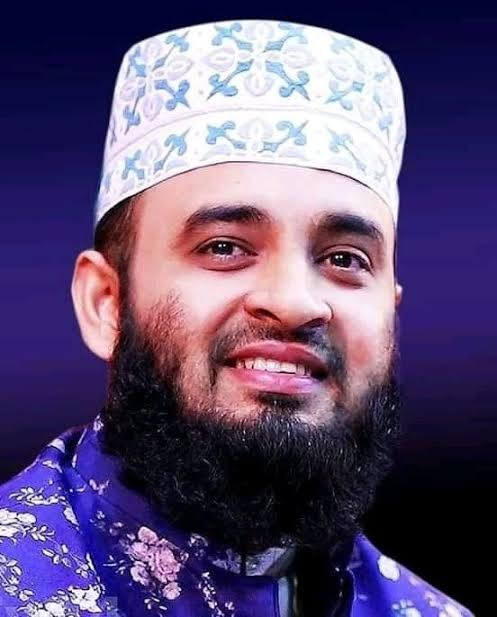
#> input picture test_images/mizanur_rahman.jpg, 497 x 617 px, found by its file name
$ jupyter execute --allow-errors person_classifier_model.ipynb   (shell and % lines are left out)
#> lines starting #> are read from the running program, lines starting #| are printed output that depends on the picture
# Celebrity Image Classification

[cell 1]
import numpy as np
import cv2
import matplotlib
from matplotlib import pyplot as plt

#### (1) Preprocessing: Detect face and eyes

##### When we look at any image, most of the time we identify a person using a face. An image might contain multiple faces, also the face can be obstructed and not clear. The first step in our pre-processing pipeline is to detect faces from an image. Once face is detected, we will detect eyes, if two eyes are detected then only we keep that image otherwise discard it.

Now how do you detect face and eyes?

[cell 2]
img = cv2.imread('./test_images/mizanur_rahman.jpg')
#> img is the input picture: shape (617, 497, 3); mean B, G, R 115.1, 78.4, 94.9
img.shape
#> Out = (617, 497, 3)

[cell 3]
plt.imshow(img)

[cell 4]
gray = cv2.cvtColor(img, cv2.COLOR_BGR2GRAY)
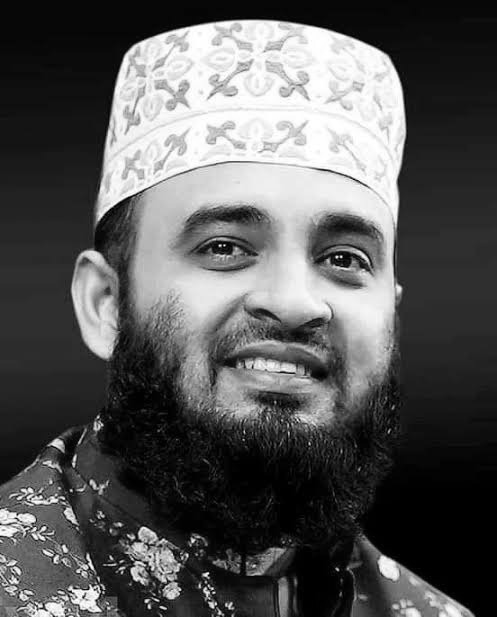
#> gray: shape (617, 497); min 0, max 255, mean 87.5
gray.shape
#> Out = (617, 497)

[cell 5]
gray

[cell 6]
plt.imshow(gray, cmap='gray')

###### open cv documentation google it

[cell 7]
import cv2

# Load face and eye cascades using OpenCV's built-in paths
face_cascade = cv2.CascadeClassifier(cv2.data.haarcascades + 'haarcascade_frontalface_default.xml')
eye_cascade = cv2.CascadeClassifier(cv2.data.haarcascades + 'haarcascade_eye.xml')

# Check if cascades loaded correctly
if face_cascade.empty():
    raise IOError('Could not load face cascade.')
if eye_cascade.empty():
    raise IOError('Could not load eye cascade.')

# Now proceed with face detection
gray = cv2.cvtColor(img, cv2.COLOR_BGR2GRAY)
faces = face_cascade.detectMultiScale(gray, scaleFactor=1.1, minNeighbors=5)
#> faces = [[108, 113, 343, 343]]
faces
#> Out = [[108, 113, 343, 343]]

[cell 8]
(x,y,w,h) = faces[0]
#> x = 108; y = 113; w = 343; h = 343
x,y,w,h
#> Out = (108, 113, 343, 343)

[cell 9]
face_img = cv2.rectangle(img,(x,y),(x+w,y+h),(255,0,0),2)
plt.imshow(face_img)

[cell 10]
cv2.destroyAllWindows()
for (x,y,w,h) in faces:
    face_img = cv2.rectangle(img,(x,y),(x+w,y+h),(255,0,0),2)
    roi_gray = gray[y:y+h, x:x+w]
    roi_color = face_img[y:y+h, x:x+w]
    eyes = eye_cascade.detectMultiScale(roi_gray)
    for (ex,ey,ew,eh) in eyes:
        cv2.rectangle(roi_color,(ex,ey),(ex+ew,ey+eh),(0,255,0),2)
#> this loop made 1 pass
#> (x, y, w, h, eyes) on pass 1: (108, 113, 343, 343, [[145, 22, 24, 24], [196, 113, 66, 66], [74, 96, 77, 77]])
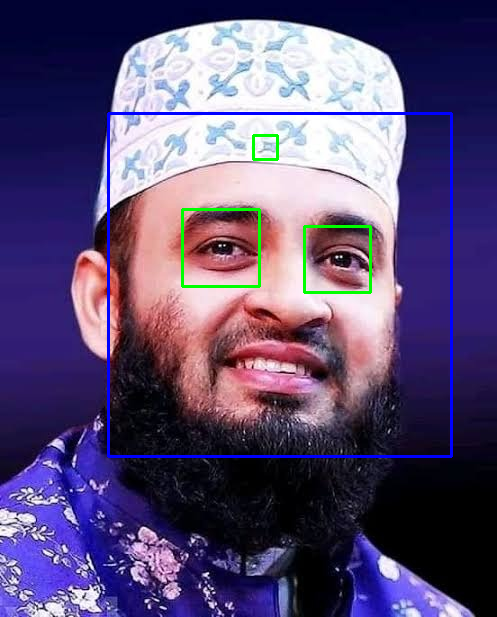
#> img: shape (617, 497, 3); mean B, G, R 115.9, 77.9, 92.3
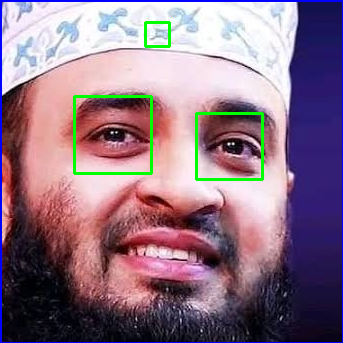
#> roi_color: shape (343, 343, 3); mean B, G, R 133.6, 116.2, 142.4


plt.figure()
plt.imshow(face_img, cmap='gray')
plt.show()

(2) Preprocessing: Crop the facial region of the image

[cell 11]
plt.imshow(roi_color, cmap='gray')

[cell 12]
cropped_img = np.array(roi_color)
cropped_img.shape
#> Out = (343, 343, 3)

(3) Preprocessing: Use wavelet transform as a feature for traning our model

###### In wavelet transformed image, you can see edges clearly and that can give us clues on various facial features such as eyes, nose, lips etc

Wavelet transform

[cell 13]
import numpy as np
import pywt
import cv2

def w2d(img, mode='haar', level=1):
#> called with mode = 'db1', level = 5
    imArray = img
    #Datatype conversions
    #convert to grayscale
    imArray = cv2.cvtColor( imArray,cv2.COLOR_RGB2GRAY )
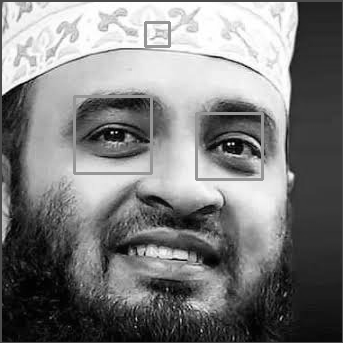
#> imArray: shape (343, 343); min 0, max 255, mean 124.4
    #convert to float
    imArray =  np.float32(imArray)
    imArray /= 255;
    # compute coefficients
    coeffs=pywt.wavedec2(imArray, mode, level=level)
#> coeffs = 6 items

    #Process Coefficients
    coeffs_H=list(coeffs)
#> coeffs_H = 6 items
    coeffs_H[0] *= 0;

    # reconstruction
    imArray_H=pywt.waverec2(coeffs_H, mode);
    imArray_H *= 255;
    imArray_H =  np.uint8(imArray_H)
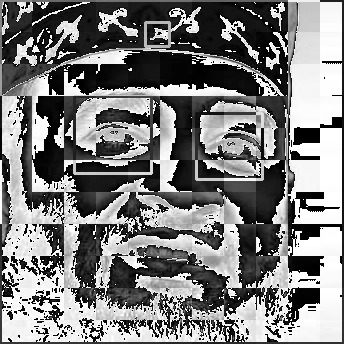
#> imArray_H: shape (344, 344); min 0, max 255, mean 125.3

    return imArray_H

[cell 14]
im_har = w2d(cropped_img,'db1',5)
plt.imshow(im_har, cmap='gray')

##### You can see above a wavelet transformed image that gives clues on facial features such as eyes, nose, lips etc. This along with raw pixel image can be used as an input for our classifier

(3) Preprocessing: Load image, detect face. If eyes >=2, then save and crop the face region

###### Lets write a python function that can take input image and returns cropped image (if face and eyes >=2 are detected)

[cell 15]
def get_cropped_image_if_2_eyes(image_path):
#> called with image_path = './test_images/mizanur_rahman.jpg'
    img = cv2.imread(image_path)
    gray = cv2.cvtColor(img, cv2.COLOR_BGR2GRAY)
    faces = face_cascade.detectMultiScale(gray, 1.3, 5)
#> faces = [[111, 110, 343, 343]]
    for (x,y,w,h) in faces:
        roi_gray = gray[y:y+h, x:x+w]
        roi_color = img[y:y+h, x:x+w]
        eyes = eye_cascade.detectMultiScale(roi_gray)
        if len(eyes) >= 2:
            return roi_color
#> this loop made 1 pass
#> (x, y, w, h, eyes) on pass 1: (111, 110, 343, 343, [[193, 115, 66, 66], [108, 240, 27, 27], [72, 98, 78, 78]])
#> pass 1, in get_cropped_image_if_2_eyes, `roi_color = img[y:y+h, x:x+w]`:
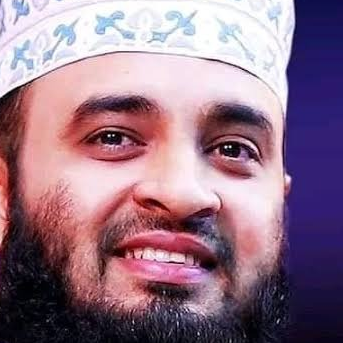
#> roi_color: shape (343, 343, 3); mean B, G, R 135.7, 117.5, 148.7

[cell 16]
original_image = cv2.imread('./test_images/mizanur_rahman.jpg')
plt.imshow(original_image)

[cell 17]
cropped_image = get_cropped_image_if_2_eyes('./test_images/mizanur_rahman.jpg')
plt.imshow(cropped_image)

In below image face is not very clear and it doesn't have two eyes clearly visible

[cell 18]
org_image_obstructed = cv2.imread('./test_images/dr_younus.jpg')
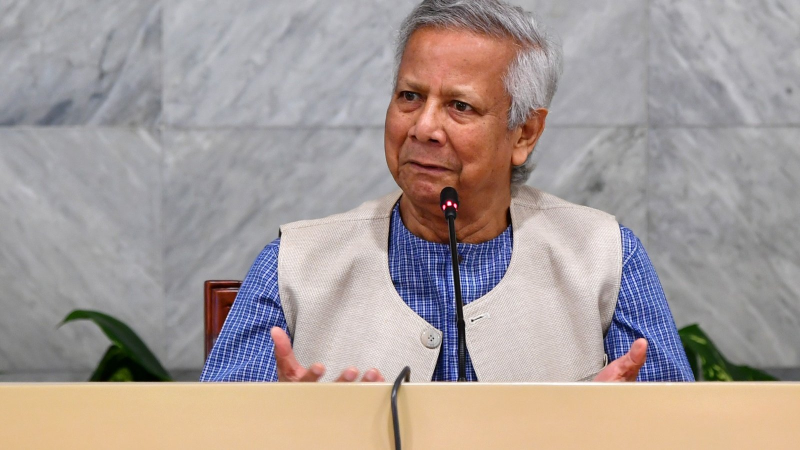
#> input picture test_images/dr_younus.jpg, 1600 x 900 px, found by its file name (shown at 1/2 size)
#> org_image_obstructed is the input picture: shape (900, 1600, 3); mean B, G, R 153.3, 156.4, 167.3
plt.imshow(org_image_obstructed)

[cell 19]
cropped_image_no_2_eyes = get_cropped_image_if_2_eyes('./test_images/dr_younus.jpg')
#> call 2 of get_cropped_image_if_2_eyes, with image_path = './test_images/dr_younus.jpg'
#> in get_cropped_image_if_2_eyes (call 2), `gray = cv2.cvtColor(img, cv2.COLOR_BGR2GRAY)`:
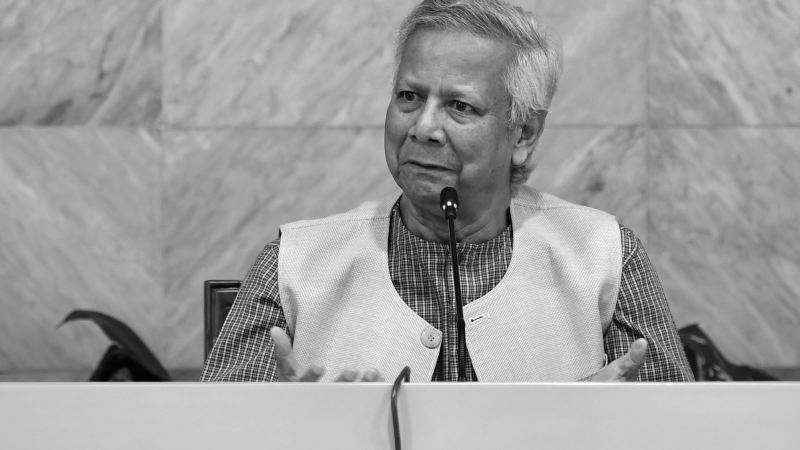
#> gray: shape (900, 1600) (shown at 1/2 size); min 0, max 255, mean 159.3
#> in get_cropped_image_if_2_eyes (call 2), `faces = face_cascade.detectMultiScale(gray, 1.3, 5)`: faces = [[717, 92, 293, 293]]
#> the loop in get_cropped_image_if_2_eyes, `for (x,y,w,h) in faces:` made 1 pass
#> (x, y, w, h, eyes) on pass 1: (717, 92, 293, 293, [[72, 73, 56, 56], [168, 91, 62, 62]])
#> pass 1, in get_cropped_image_if_2_eyes (call 2), `roi_gray = gray[y:y+h, x:x+w]`:
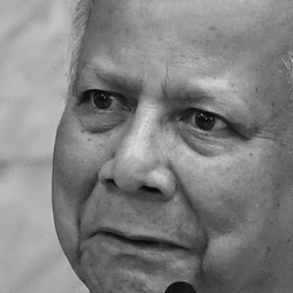
#> roi_gray: shape (293, 293); min 1, max 222, mean 129.3
#> pass 1, in get_cropped_image_if_2_eyes (call 2), `roi_color = img[y:y+h, x:x+w]`:
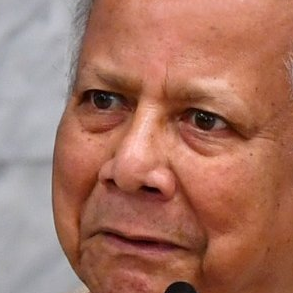
#> roi_color: shape (293, 293, 3); mean B, G, R 98.9, 116, 167
cropped_image_no_2_eyes

Above cropped_image_no_2_eyes is None which means we should ignore this image and we will not use such image for model training

[cell 20]
path_to_data = "./dataset/"
path_to_cr_data = "./dataset/cropped/"

[cell 21]
import os
img_dirs = []
#> (the rest of this cell did not finish here and is left out)

[cell 22]
img_dirs

Go through all images in dataset folder and create cropped images for them. There will be cropped folder inside dataset folder after you run this code

[cell 23]
import shutil
if os.path.exists(path_to_cr_data):
     shutil.rmtree(path_to_cr_data)
os.mkdir(path_to_cr_data)

[cell 24]
cropped_image_dirs = []
celebrity_file_names_dict = {}

for img_dir in img_dirs:
    count = 1
    celebrity_name = img_dir.split('/')[-1]
    celebrity_file_names_dict[celebrity_name] = []

    for entry in os.scandir(img_dir):
        if not entry.is_file():  # Skip directories
            continue

        try:
            roi_color = get_cropped_image_if_2_eyes(entry.path)
            if roi_color is not None:
                cropped_folder = os.path.join(path_to_cr_data, celebrity_name)
                if not os.path.exists(cropped_folder):
                    os.makedirs(cropped_folder)
                    cropped_image_dirs.append(cropped_folder)
                    print(f"Generating cropped images in folder: {cropped_folder}")

                cropped_file_name = f"{celebrity_name}{count}.png"
                cropped_file_path = os.path.join(cropped_folder, cropped_file_name)
                cv2.imwrite(cropped_file_path, roi_color)
                celebrity_file_names_dict[celebrity_name].append(cropped_file_path)
                count += 1
        except Exception as e:
            print(f"Error processing {entry.path}: {e}")
            continue

Now you should have cropped folder under datasets folder that contains cropped images

###### Manually examine cropped folder and delete any unwanted images

[cell 25]
celebrity_file_names_dict = {}
for img_dir in cropped_image_dirs:
    celebrity_name = img_dir.split('/')[-1]
    file_list = []
    for entry in os.scandir(img_dir):
        file_list.append(entry.path)
    celebrity_file_names_dict[celebrity_name] = file_list
celebrity_file_names_dict

[cell 26]
class_dict = {}
count = 0
for celebrity_name in celebrity_file_names_dict.keys():
    class_dict[celebrity_name] = count
    count = count + 1
class_dict
